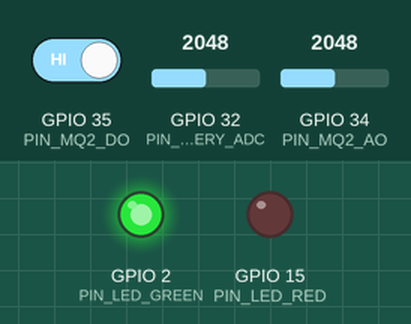
Recording of a sketch running on a simulated ESP32. On the bench: output pins drawn as LEDs (lit = HIGH). Inputs (shaded band) come from the test bench; at power-on: GPIO 34 (PIN_MQ2_AO) = 2048, GPIO 35 (PIN_MQ2_DO) HIGH, GPIO 32 (PIN_BATTERY_ADC) = 2048. WiFi joins after 1.5 s; servers stay silent unless stated; uploads are accepted with an empty reply; what the sketch prints to the serial monitor is not drawn.

Above: at 3.7 s.
3.8 s: GPIO 34 (PIN_MQ2_AO) set to 3471
7.2 s: GPIO 34 (PIN_MQ2_AO) set to 3585
At 9.6 s:
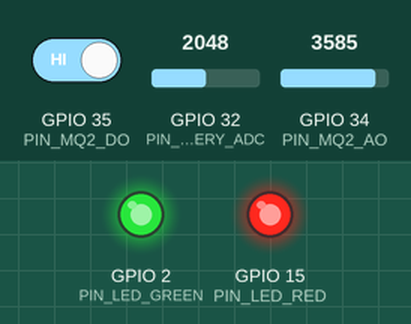
10.5 s: GPIO 35 (PIN_MQ2_DO) driven LOW
At 13.2 s:
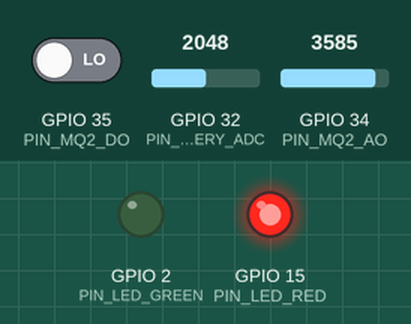
13.5 s: GPIO 35 (PIN_MQ2_DO) driven HIGH
At 15.8 s:
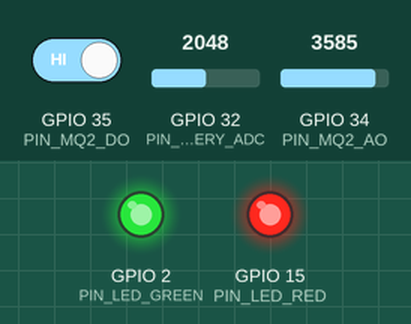
16.5 s: GPIO 34 (PIN_MQ2_AO) set to 2866
At 18.3 s:
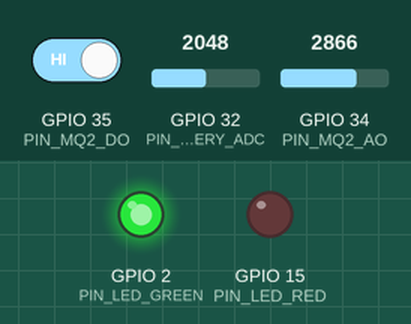
Timing chart, 0 to 19.8 s (numbered marks = the images above; inputs shaded):
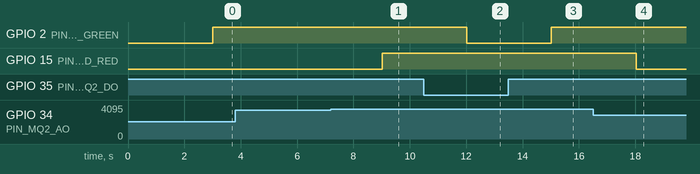

Measured:
- the behaviour switches between 3539 and 3540 on GPIO 34 (PIN_MQ2_AO) (found by bisection; images 0 and 1)
- after the input at 3.8 s, every drawn part: stays the same
- after the input at 7.2 s, GPIO 15 (PIN_LED_RED): LOW → HIGH after 1.8 s
- after the input at 10.5 s, GPIO 2 (PIN_LED_GREEN): HIGH → LOW after 1.5 s
- after the input at 13.5 s, GPIO 2 (PIN_LED_GREEN): LOW → HIGH after 1.5 s
- after the input at 16.5 s, GPIO 15 (PIN_LED_RED): HIGH → LOW after 1.5 s

The sketch:

node_2_fire.ino
```cpp
/**
 * =============================================================================
 * EcoSentinel AI — Node 2: Multi-Hazard Wildfire & Smoke Detection Node
 * =============================================================================
 * Hardware Stack:
 *  - ESP32 NodeMCU / DevKit V1
 *  - MQ-2 Smoke & Flammable Gas Sensor (Analog AO: GPIO 34, Digital DO: GPIO 35)
 *  - Status LEDs (Green LED: GPIO 2, Red LED: GPIO 15)
 *  - Optional Auxiliary Flame IR Sensor (GPIO 19)
 *  - Battery Voltage ADC (GPIO 32)
 *
 * Core Capabilities:
 *  - High-sensitivity thermal combustion & volatile organic compound detection
 *  - Non-blocking telemetry loop with FreeRTOS multitasking
 *  - Hardware Watchdog Timer (WDT) preventing deadlocks
 *  - Automatic WiFi reconnection & failover retry buffer
 *  - Over-The-Air (OTA) firmware upgrade capability
 *  - Standardized JSON telemetry transmission every 3 seconds
 * =============================================================================
 */

#include <Arduino.h>
#include <WiFi.h>
#include <HTTPClient.h>
#include <ArduinoJson.h>
#include <esp_task_wdt.h>
#include <ArduinoOTA.h>
#include "../common/config.h"

// =============================================================================
// PIN DEFINITIONS
// =============================================================================
#define PIN_MQ2_AO        34
#define PIN_MQ2_DO        35
#define PIN_FLAME_IR      19
#define PIN_LED_GREEN     2
#define PIN_LED_RED       15
#define PIN_BATTERY_ADC   32

// Sensor Calibration Constants
#define MQ2_RO_CLEAN_AIR  9.83   // Sensor resistance in clean air (kOhm)
#define RL_VALUE          10.0   // Load resistance on board (kOhm)
#define CALIBRATION_SAMPLES 20

// State Variables
unsigned long lastTelemetryTime = 0;
int failedTransmissions = 0;
float sensorRo = 10.0;

// =============================================================================
// SENSOR CALIBRATION & READING FUNCTIONS
// =============================================================================

/**
 * Calibrate the MQ-2 sensor in clean air during boot.
 */
float calibrateMQ2() {
  float val = 0;
  for (int i = 0; i < CALIBRATION_SAMPLES; i++) {
    int raw = analogRead(PIN_MQ2_AO);
    float vRL = (raw / 4095.0) * 3.3;
    if (vRL > 0) {
      float rs = ((3.3 - vRL) / vRL) * RL_VALUE;
      val += rs;
    }
    delay(50);
  }
  val = val / CALIBRATION_SAMPLES;
  return val / MQ2_RO_CLEAN_AIR;
}

/**
 * Read current smoke concentration in PPM from analog resistance curve.
 */
float readSmokePPM() {
  int raw = analogRead(PIN_MQ2_AO);
  float vRL = (raw / 4095.0) * 3.3;
  if (vRL <= 0.01) return 50.0; // Baseline floor

  float rs = ((3.3 - vRL) / vRL) * RL_VALUE;
  float ratio = rs / (sensorRo > 0 ? sensorRo : 10.0);

  // Approximate exponential curve: PPM = a * (Rs/Ro)^b for Smoke/LPG
  // a = 613.9, b = -2.074
  float ppm = 613.9 * pow(ratio, -2.074);
  if (ppm < 0.0 || isnan(ppm)) ppm = 45.0;
  return ppm;
}

/**
 * Estimate node battery percentage from analog voltage divider.
 */
int readBatteryLevel() {
  int raw = analogRead(PIN_BATTERY_ADC);
  float voltage = (raw / 4095.0) * 3.3 * 2.0;
  int percentage = map((long)(voltage * 100), 320, 420, 0, 100);
  return constrain(percentage, 5, 100);
}

/**
 * Calculate Fire Risk from gas concentration & thresholds.
 */
String calculateFireRisk(float mq2Ppm) {
  if (mq2Ppm > FIRE_MQ2_SMOKE_HIGH_PPM || digitalRead(PIN_MQ2_DO) == LOW) {
    return "HIGH";
  }
  if (mq2Ppm > FIRE_MQ2_SMOKE_MED_PPM) {
    return "MEDIUM";
  }
  return "LOW";
}

/**
 * Update local visual status indicators.
 */
void updateActuators(const String& risk) {
  if (risk == "HIGH") {
    digitalWrite(PIN_LED_GREEN, LOW);
    digitalWrite(PIN_LED_RED, HIGH); // Red LED Danger
  } else if (risk == "MEDIUM") {
    digitalWrite(PIN_LED_GREEN, HIGH);
    digitalWrite(PIN_LED_RED, HIGH); // Both LED Warning
  } else {
    digitalWrite(PIN_LED_GREEN, HIGH); // Green LED Normal
    digitalWrite(PIN_LED_RED, LOW);
  }
}

// =============================================================================
// NETWORK & TELEMETRY FUNCTIONS
// =============================================================================

/**
 * Ensure persistent WiFi connectivity with auto-reconnect.
 */
void checkWiFiConnection() {
  if (WiFi.status() != WL_CONNECTED) {
    Serial.println("[WIFI] Disconnected. Reconnecting...");
    WiFi.disconnect();
    WiFi.reconnect();
    unsigned long startAttempt = millis();
    while (WiFi.status() != WL_CONNECTED && millis() - startAttempt < WIFI_CONNECT_TIMEOUT_MS) {
      delay(500);
      Serial.print(".");
    }
    if (WiFi.status() == WL_CONNECTED) {
      Serial.println("\n[WIFI] Reconnected! IP: " + WiFi.localIP().toString());
    } else {
      Serial.println("\n[WIFI] Reconnection failed. Will retry next cycle.");
    }
  }
}

/**
 * Transmit JSON payload to backend server over HTTP POST.
 */
bool sendTelemetry(float mq2Ppm, const String& risk, int battery, int rssi) {
  if (WiFi.status() != WL_CONNECTED) {
    return false;
  }

  HTTPClient http;
  http.begin(BACKEND_API_URL);
  http.addHeader("Content-Type", "application/json");
  http.setTimeout(HTTP_TIMEOUT_MS);

  // Build JSON Document
  StaticJsonDocument<256> doc;
  doc["nodeId"] = "NODE-02";
  doc["type"] = "FIRE";
  doc["mq2"] = round(mq2Ppm);
  doc["risk"] = risk;
  doc["battery"] = battery;
  doc["signal"] = rssi;

  String requestBody;
  serializeJson(doc, requestBody);

  Serial.println("[POST] Transmitting payload: " + requestBody);
  int httpResponseCode = http.POST(requestBody);

  if (httpResponseCode > 0 && httpResponseCode < 300) {
    Serial.printf("[HTTP] Ingestion Successful. Response code: %d\n", httpResponseCode);
    http.end();
    failedTransmissions = 0;
    return true;
  } else {
    Serial.printf("[HTTP] Ingestion Failed. Error code: %d\n", httpResponseCode);
    http.end();
    failedTransmissions++;
    return false;
  }
}

// =============================================================================
// SETUP & MAIN LOOP
// =============================================================================

void setup() {
  Serial.begin(115200);
  Serial.println("\n==========================================");
  Serial.println("  EcoSentinel AI — Node 2 (Fire) Booting  ");
  Serial.println("==========================================");

  // Configure GPIOs
  pinMode(PIN_MQ2_AO, INPUT);
  pinMode(PIN_MQ2_DO, INPUT);
  pinMode(PIN_FLAME_IR, INPUT);
  pinMode(PIN_LED_GREEN, OUTPUT);
  pinMode(PIN_LED_RED, OUTPUT);
  pinMode(PIN_BATTERY_ADC, INPUT);

  digitalWrite(PIN_LED_GREEN, LOW);
  digitalWrite(PIN_LED_RED, LOW);

  // Sensor Pre-heating notice
  Serial.println("[SENSOR] Pre-heating MQ-2 combustion element...");
  sensorRo = calibrateMQ2();
  Serial.printf("[SENSOR] MQ-2 Calibrated Ro: %.2f kOhm\n", sensorRo);

  // Connect to WiFi
  WiFi.mode(WIFI_STA);
  WiFi.begin(WIFI_SSID, WIFI_PASSWORD);
  Serial.print("[WIFI] Connecting to " WIFI_SSID);
  unsigned long startWifi = millis();
  while (WiFi.status() != WL_CONNECTED && millis() - startWifi < WIFI_CONNECT_TIMEOUT_MS) {
    delay(500);
    Serial.print(".");
  }

  if (WiFi.status() == WL_CONNECTED) {
    Serial.println("\n[WIFI] Connected! IP: " + WiFi.localIP().toString());
  } else {
    Serial.println("\n[WIFI] Connection failed. Running in standalone local mode.");
  }

  // Setup Over-The-Air (OTA) Updates
  ArduinoOTA.setHostname("ecosentinel-fire-node-02");
  ArduinoOTA.begin();

  // Initialize Hardware Watchdog (10 second timeout)
  esp_task_wdt_init(WATCHDOG_TIMEOUT_SEC, true);
  esp_task_wdt_add(NULL);
}

void loop() {
  // Feed the hardware watchdog timer
  esp_task_wdt_reset();

  // Handle OTA updates
  ArduinoOTA.handle();

  unsigned long currentMillis = millis();

  // Non-blocking telemetry cycle every TELEMETRY_INTERVAL_MS (3000ms)
  if (currentMillis - lastTelemetryTime >= TELEMETRY_INTERVAL_MS) {
    lastTelemetryTime = currentMillis;

    // 1. Read MQ-2 Smoke Sensor
    float mq2Ppm = readSmokePPM();
    int battery = readBatteryLevel();
    int rssi = WiFi.status() == WL_CONNECTED ? WiFi.RSSI() : -99;

    // 2. Evaluate Fire Risk & Actuate Local LEDs
    String risk = calculateFireRisk(mq2Ppm);
    updateActuators(risk);

    // 3. Network Verification & Telemetry Ingestion
    checkWiFiConnection();
    sendTelemetry(mq2Ppm, risk, battery, rssi);
  }

  delay(10);
}
```
